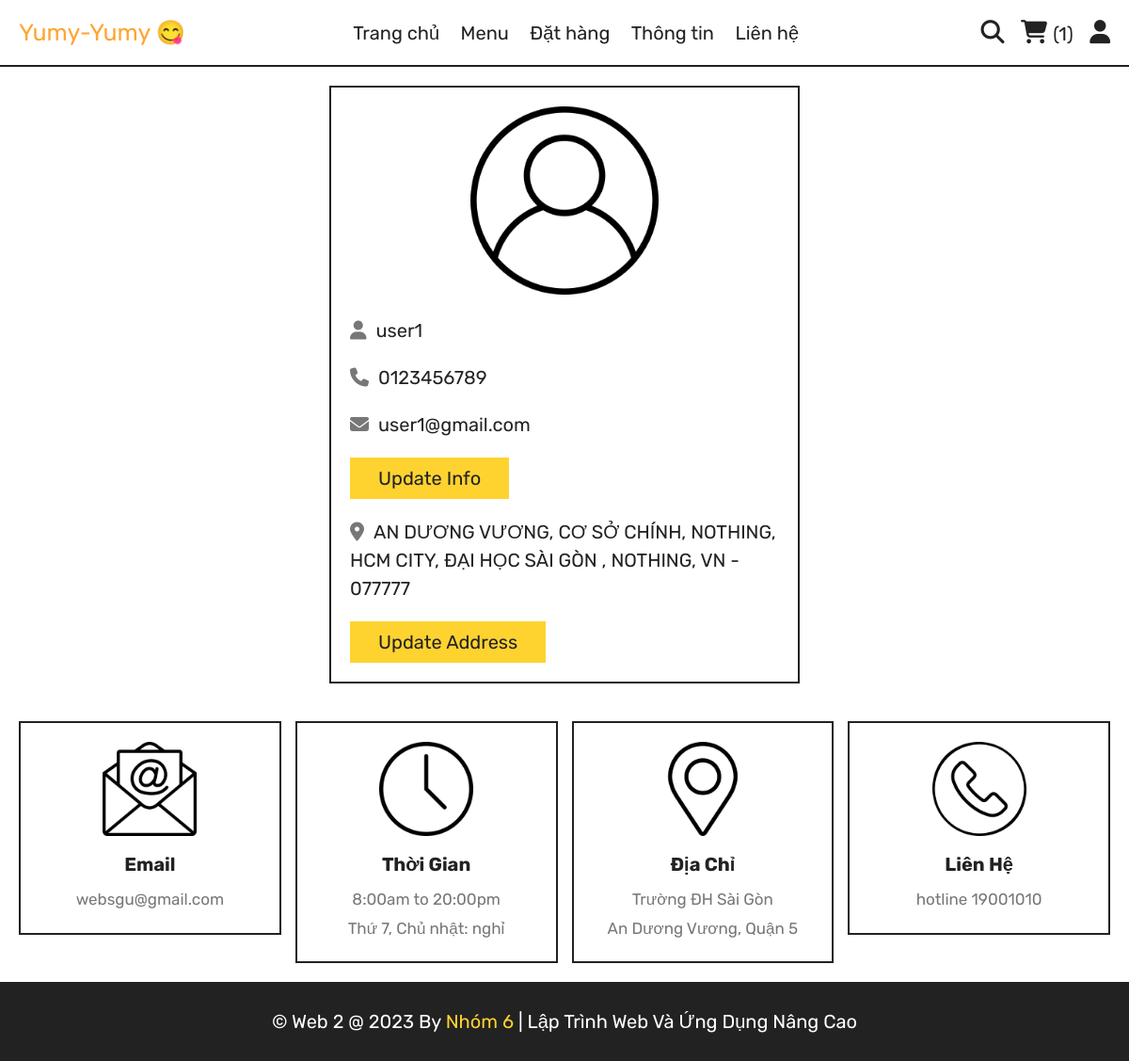
The app's page /profile.php (signed in) with its own data.
### tables this page shows
CREATE TABLE `users` (
  `id` int(100) NOT NULL,
  `name` varchar(20) NOT NULL,
  `email` varchar(50) NOT NULL,
  `number` varchar(10) NOT NULL,
  `password` varchar(50) NOT NULL,
  `address` varchar(500) NOT NULL
);

### profile.php (the view, shortened to what this page needs)
<?php
include 'components/connect.php';
?>
<!DOCTYPE html>
<html lang="en">
<head>
   <link rel="stylesheet" href="https://cdnjs.cloudflare.com/ajax/libs/font-awesome/6.1.1/css/all.min.css">
   <link rel="stylesheet" href="css/style.css">
</head>
<body>
<?php include 'components/user_header.php'; ?>
<section class="user-details">
   <div class="user">
      <img src="images/user-icon.png" alt="">
      <p><i class="fas fa-user"></i><span><span><?= $fetch_profile['name']; ?></span></span></p>
      <p><i class="fas fa-phone"></i><span><?= $fetch_profile['number']; ?></span></p>
      <p><i class="fas fa-envelope"></i><span><?= $fetch_profile['email']; ?></span></p>
      <a href="update_profile.php" class="btn">update info</a>
      <p class="address"><i class="fas fa-map-marker-alt"></i><span><?php if($fetch_profile['address'] == ''){echo 'please enter your address';}else{echo $fetch_profile['address'];} ?></span></p>
      <a href="update_address.php" class="btn">update address</a>
   </div>
</section>
<?php include 'components/footer.php'; ?>
</body>
</html>

### css/style.css (style rules this page uses)
:root { --yellow:#FFFF33; --light-yellow:#fed330; --blue:#0000FF; --red:#e74c3c; --white:#fff; --black:#222; --light-color:#777; --border:.2rem solid var(--black); }
* { font-family: 'Rubik', sans-serif; margin:0; padding:0; box-sizing: border-box; outline: none; border: none; text-decoration: none; }
html { font-size: 62.5%; overflow-x: hidden; scroll-behavior: smooth; stop-opacity: 7rem; }
section { margin:0 auto; max-width: 1200px; padding:2rem; }
.btn, .delete-btn { margin-top: 1rem; display: inline-block; font-size: 2rem; padding:1rem 3rem; cursor: pointer; text-transform: capitalize; transition: .2s linear; }
.btn { background-color: var(--light-yellow); color:var(--black); }
.user-details .user { max-width: 50rem; margin:0 auto; border:var(--border); padding:2rem; }
.user-details .user img { width: 100%; height: 20rem; object-fit: contain; margin-bottom: 1rem; }
.user-details .user p { padding:1rem 0; line-height: 1.5; font-size: 2rem; }
.user-details .user p span { color:var(--black); }
.user-details .user p i { margin-right: 1rem; color:var(--light-color); }
.user-details .user .address { margin-top: 1rem; }
* { font-family: 'Rubik', sans-serif; margin: 0; padding: 0; box-sizing: border-box; outline: none; border: none; text-decoration: none; }

### records on screen
users: name "user1", number "0123456789", email "user1@gmail.com", address "AN DƯƠNG VƯƠNG, CƠ SỞ CHÍNH, NOTHING, HCM CITY, ĐẠI HỌC SÀI GÒN , NOTHING, VN - 077777"

### other values on screen
$total_cart_items "1"
